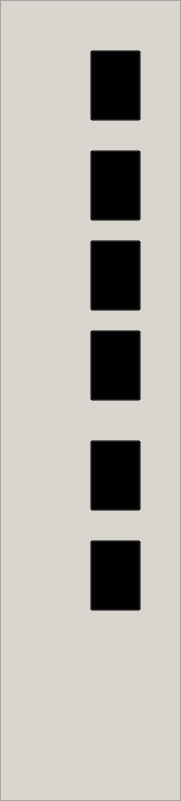
   <widget class="QFrame" name="frame_19">
    <property name="geometry">
     <rect>
      <x>-51</x>
      <y>-1</y>
      <width>181</width>
      <height>801</height>
     </rect>
    </property>
    <property name="styleSheet">
     <string notr="true">background-color:rgb(217, 214, 207)</string>
    </property>
    <property name="frameShape">
     <enum>QFrame::StyledPanel</enum>
    </property>
    <property name="frameShadow">
     <enum>QFrame::Raised</enum>
    </property>
    <widget class="QPushButton" name="pushButton_6">
     <property name="geometry">
      <rect>
       <x>90</x>
       <y>540</y>
       <width>51</width>
       <height>71</height>
      </rect>
     </property>
     <property name="cursor">
      <cursorShape>PointingHandCursor</cursorShape>
     </property>
     <property name="styleSheet">
      <string notr="true">image: url(:/newPrefix/56805.png);
background:transparent</string>
     </property>
     <property name="text">
      <string/>
     </property>
    </widget>
    <widget class="QPushButton" name="pushButton">
     <property name="geometry">
      <rect>
       <x>90</x>
       <y>50</y>
       <width>51</width>
       <height>71</height>
      </rect>
     </property>
     <property name="cursor">
      <cursorShape>PointingHandCursor</cursorShape>
     </property>
     <property name="styleSheet">
      <string notr="true">
image: url(:/newPrefix/0b92c1ba5ae239c314ba2ec1dab936ec.png);
background:transparent</string>
     </property>
     <property name="text">
      <string/>
     </property>
    </widget>
    <widget class="QPushButton" name="pushButton_5">
     <property name="geometry">
      <rect>
       <x>90</x>
       <y>440</y>
       <width>51</width>
       <height>71</height>
      </rect>
     </property>
     <property name="cursor">
      <cursorShape>PointingHandCursor</cursorShape>
     </property>
     <property name="styleSheet">
      <string notr="true">image: url(:/newPrefix/rapport.png);
background:transparent</string>
     </property>
     <property name="text">
      <string/>
     </property>
    </widget>
    <widget class="QPushButton" name="pushButton_3">
     <property name="geometry">
      <rect>
       <x>90</x>
       <y>240</y>
       <width>51</width>
       <height>71</height>
      </rect>
     </property>
     <property name="cursor">
      <cursorShape>PointingHandCursor</cursorShape>
     </property>
     <property name="styleSheet">
      <string notr="true">image: url(:/newPrefix/5602f7afac47bbda37db1e1dd9de469f.png);
background:transparent</string>
     </property>
     <property name="text">
      <string/>
     </property>
    </widget>
    <widget class="QPushButton" name="pushButton_4">
     <property name="geometry">
      <rect>
       <x>90</x>
       <y>330</y>
       <width>51</width>
       <height>71</height>
      </rect>
     </property>
     <property name="cursor">
      <cursorShape>PointingHandCursor</cursorShape>
     </property>
     <property name="styleSheet">
      <string notr="true">image: url(:/newPrefix/logo-wifi-png-for-download--7.png);
background:transparent</string>
     </property>
     <property name="text">
      <string/>
     </property>
    </widget>
    <widget class="QPushButton" name="pushButton_2">
     <property name="geometry">
      <rect>
       <x>90</x>
       <y>150</y>
       <width>51</width>
       <height>71</height>
      </rect>
     </property>
     <property name="cursor">
      <cursorShape>PointingHandCursor</cursorShape>
     </property>
     <property name="styleSheet">
      <string notr="true">image: url(:/newPrefix/free-user-group-icon-296-thumb.png);
background:transparent</string>
     </property>
     <property name="text">
      <string/>
     </property>
    </widget>
   </widget>
